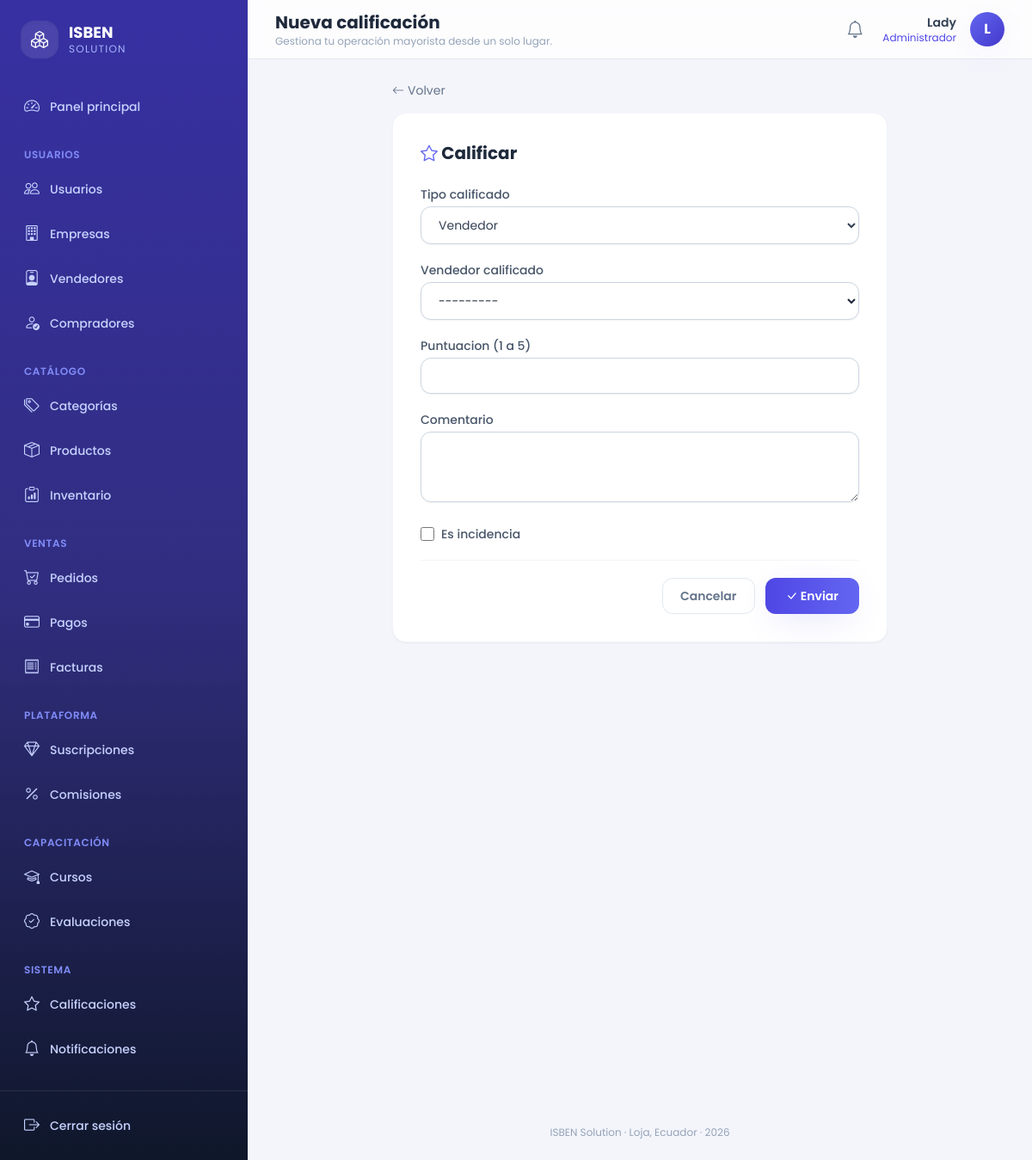
The app's page /calificaciones/crear/ (signed in) with its own data.
### core/models.py (models this page shows, shortened)
class Notificacion(models.Model):
    destinatario  = models.ForeignKey(Usuario, on_delete=models.CASCADE,
                                      related_name='notificaciones')
    tipo          = models.CharField(max_length=20, choices=TIPO_NOTIFICACION)
    titulo        = models.CharField(max_length=200)
    mensaje       = models.TextField()
    leida         = models.BooleanField(default=False)
    fecha_envio   = models.DateTimeField(auto_now_add=True)
    fecha_lectura = models.DateTimeField(null=True, blank=True)
    class Meta:
        ordering = ['-fecha_envio']
        verbose_name = 'Notificación'
        verbose_name_plural = 'Notificaciones'

class Usuario(AbstractUser):
    email    = models.EmailField(unique=True)
    telefono = models.CharField(max_length=20, blank=True)
    rol      = models.CharField(max_length=20, choices=ROL_USUARIO)
    fecha_actualizacion = models.DateTimeField(auto_now=True)
    REQUIRED_FIELDS = ['email', 'rol']
    class Meta:
        verbose_name = 'Usuario'
        verbose_name_plural = 'Usuarios'
    def get_nombre_completo(self):
        return self.get_full_name()

### core/views.py (the view)
# urls.py: path('calificaciones/crear/', views.crear_calificacion, name='crear_calificacion'),
@rol_requerido('comprador', 'administrador')
def crear_calificacion(request):
    form = CalificacionForm(request.POST or None)
    if request.method == 'POST' and form.is_valid():
        calificacion = form.save(commit=False)
        calificacion.autor = request.user
        calificacion.save()
        messages.success(request, "¡Gracias por tu calificación!")
        return redirect('lista_calificaciones')
    return render(request, 'core/calificaciones/crear.html', {'form': form})

### core/forms.py
class CalificacionForm(forms.ModelForm):
    class Meta:
        model = Calificacion
        fields = ['tipo_calificado', 'vendedor_calificado', 'empresa_calificada',
                  'puntuacion', 'comentario', 'es_incidencia']
        widgets = {'comentario': forms.Textarea(attrs={'rows': 3})}

### core/context_processors.py (called while the page is built)
def notificaciones(request):
    if request.user.is_authenticated:
        return {
            'notificaciones_no_leidas_global': request.user.notificaciones.filter(leida=False).count(),
        }
    return {}

### core/models.py (called while the page is built)
    def __str__(self):
        return "%s - RUC: %s" % (self.razon_social, self.ruc)

    def __str__(self):
        return "%s - Identidad: %s (%s)" % (
            self.usuario.get_nombre_completo(),
            self.numero_identidad,
            self.estado_aprobacion
        )

### core/templatetags/form_tags.py (called while the page is built)
@register.filter(name="campo")
def campo(field):
    widget = field.field.widget.__class__.__name__
    css = CHECK_CSS if widget == "CheckboxInput" else INPUT_CSS
    if field.errors:
        css += " border-rose-400 focus:border-rose-500 focus:ring-rose-100"
    return field.as_widget(attrs={"class": css})

### core/templates/core/calificaciones/crear.html (shortened to what this page needs)
{% extends 'core/master.html' %}
{% load form_tags %}
{% block header_title %}Nueva calificación{% endblock %}
{% block content %}
<div class="mx-auto max-w-xl">
  <a href="{% url 'lista_calificaciones' %}" class="mb-4 inline-flex items-center gap-1 text-sm text-slate-500 hover:text-brand-600"><i class="bi bi-arrow-left"></i> Volver</a>
  <div class="rounded-2xl border border-slate-100 bg-white p-6 shadow-sm sm:p-8">
    <h2 class="mb-6 text-xl font-bold text-slate-800"><i class="bi bi-star text-brand-500"></i> Calificar</h2>
    <form method="post" x-data="{ tipo: '{{ form.tipo_calificado.value|default:'vendedor' }}' }">
      <div class="mb-5">
        <label class="mb-1 block text-sm font-medium text-slate-600">{{ form.tipo_calificado.label }}</label>
        <select name="tipo_calificado" x-model="tipo" class="w-full rounded-xl border border-slate-300 bg-white px-4 py-2.5 text-sm shadow-sm focus:border-brand-500 focus:ring-4 focus:ring-brand-100 focus:outline-none">
          {% for value, label in form.fields.tipo_calificado.choices %}
          <option value="{{ value }}">{{ label }}</option>
          {% endfor %}
        </select>
      </div>
      <div x-show="tipo === 'vendedor'" class="mb-5">
        <label class="mb-1 block text-sm font-medium text-slate-600">{{ form.vendedor_calificado.label }}</label>
        {{ form.vendedor_calificado|campo }}
      </div>
      <div class="mb-5">
        <label class="mb-1 block text-sm font-medium text-slate-600">{{ form.puntuacion.label }} (1 a 5)</label>
        {{ form.puntuacion|campo }}
      </div>
      <div class="mb-5">
        <label class="mb-1 block text-sm font-medium text-slate-600">{{ form.comentario.label }}</label>
        {{ form.comentario|campo }}
      </div>
      <div class="mb-5 flex items-center gap-2">
        {{ form.es_incidencia|campo }}
        <label class="text-sm font-medium text-slate-600">{{ form.es_incidencia.label }}</label>
      </div>
      <div class="flex justify-end gap-3 border-t border-slate-100 pt-5">
        <a href="{% url 'lista_calificaciones' %}" class="rounded-xl border border-slate-200 px-5 py-2.5 text-sm font-semibold text-slate-500 transition hover:border-slate-300 hover:bg-slate-50">Cancelar</a>
        <button type="submit" class="rounded-xl bg-gradient-to-r from-brand-600 to-brand-500 px-6 py-2.5 text-sm font-semibold text-white shadow-soft transition active:scale-[0.98] hover:from-brand-700 hover:to-brand-600"><i class="bi bi-check-lg"></i> Enviar</button>
      </div>
    </form>
  </div>
</div>
{% endblock %}

### core/templates/core/master.html (shortened to what this page needs)
{% load static %}
<!DOCTYPE html>
<html lang="es">
<head>
<script src="https://cdn.tailwindcss.com"></script>
<link rel="stylesheet" href="https://cdn.jsdelivr.net/npm/bootstrap-icons@1.11.3/font/bootstrap-icons.min.css">
<link rel="stylesheet" href="{% static 'core/css/estilos.css' %}">
</head>
<body class="font-sans text-slate-700 antialiased" x-data="{ sidebarOpen: false }">
{% if user.is_authenticated %}
<div class="flex min-h-screen">
  <aside
    class="fixed inset-y-0 left-0 z-40 w-72 transform bg-gradient-to-b from-brand-800 via-brand-900 to-slate-900 text-indigo-100 transition-transform duration-300 lg:static lg:translate-x-0"
    :class="sidebarOpen ? 'translate-x-0' : '-translate-x-full'">
    <div class="flex h-full flex-col">
      <div class="flex items-center gap-3 px-6 py-6">
        <div class="flex h-11 w-11 items-center justify-center rounded-2xl bg-white/10 text-xl font-bold text-white shadow-inner">
          <i class="bi bi-boxes"></i>
        </div>
        <div>
          <p class="text-lg font-bold leading-tight text-white">ISBEN</p>
          <p class="text-xs uppercase tracking-widest text-indigo-300">Solution</p>
        </div>
      </div>
      <nav class="mt-2 flex-1 space-y-6 overflow-y-auto px-4 pb-6">
        <div>
          <a href="{% url 'inicio' %}"
             class="group relative flex items-center gap-3 rounded-xl px-3 py-2.5 text-sm font-medium transition {% if request.resolver_match.url_name == 'inicio' %}bg-white/10 text-white shadow-soft{% else %}text-indigo-200 hover:translate-x-0.5 hover:bg-white/5 hover:text-white{% endif %}">
            <i class="bi bi-speedometer2 text-lg"></i> Panel principal
          </a>
        </div>
        {% if user.rol == 'administrador' %}
        <div>
          <p class="px-3 pb-2 text-xs font-semibold uppercase tracking-wider text-indigo-400">Usuarios</p>
          <div class="space-y-1">
            {% include 'core/partials/_nav_link.html' with url_name='lista_usuarios' icon='bi-people' label='Usuarios' %}
            {% include 'core/partials/_nav_link.html' with url_name='lista_empresas' icon='bi-building' label='Empresas' %}
            {% include 'core/partials/_nav_link.html' with url_name='lista_vendedores' icon='bi-person-badge' label='Vendedores' %}
            {% include 'core/partials/_nav_link.html' with url_name='lista_compradores' icon='bi-person-check' label='Compradores' %}
          </div>
        </div>
        {% endif %}
        <div>
          <p class="px-3 pb-2 text-xs font-semibold uppercase tracking-wider text-indigo-400">Catálogo</p>
          <div class="space-y-1">
            {% include 'core/partials/_nav_link.html' with url_name='lista_categorias' icon='bi-tags' label='Categorías' %}
            {% include 'core/partials/_nav_link.html' with url_name='lista_productos' icon='bi-box-seam' label='Productos' %}
            {% if user.rol in 'empresa,administrador' %}
              {% include 'core/partials/_nav_link.html' with url_name='lista_inventario' icon='bi-clipboard-data' label='Inventario' %}
            {% endif %}
          </div>
        </div>
        <div>
          <p class="px-3 pb-2 text-xs font-semibold uppercase tracking-wider text-indigo-400">Ventas</p>
          <div class="space-y-1">
            {% include 'core/partials/_nav_link.html' with url_name='lista_pedidos' icon='bi-cart-check' label='Pedidos' %}
            {% include 'core/partials/_nav_link.html' with url_name='lista_pagos' icon='bi-credit-card' label='Pagos' %}
            {% include 'core/partials/_nav_link.html' with url_name='lista_facturas' icon='bi-receipt' label='Facturas' %}
          </div>
        </div>
        {% if user.rol == 'administrador' or user.rol == 'empresa' %}
        <div>
          <p class="px-3 pb-2 text-xs font-semibold uppercase tracking-wider text-indigo-400">Plataforma</p>
          <div class="space-y-1">
            {% include 'core/partials/_nav_link.html' with url_name='lista_suscripciones' icon='bi-gem' label='Suscripciones' %}
            {% include 'core/partials/_nav_link.html' with url_name='lista_comisiones' icon='bi-percent' label='Comisiones' %}
          </div>
        </div>
        {% endif %}
        <div>
          <p class="px-3 pb-2 text-xs font-semibold uppercase tracking-wider text-indigo-400">Capacitación</p>
          <div class="space-y-1">
            {% include 'core/partials/_nav_link.html' with url_name='lista_cursos' icon='bi-mortarboard' label='Cursos' %}
            {% include 'core/partials/_nav_link.html' with url_name='lista_evaluaciones' icon='bi-patch-check' label='Evaluaciones' %}
          </div>
        </div>
        <div>
          <p class="px-3 pb-2 text-xs font-semibold uppercase tracking-wider text-indigo-400">Sistema</p>
          <div class="space-y-1">
            {% include 'core/partials/_nav_link.html' with url_name='lista_calificaciones' icon='bi-star' label='Calificaciones' %}
            {% include 'core/partials/_nav_link.html' with url_name='lista_notificaciones' icon='bi-bell' label='Notificaciones' %}
          </div>
        </div>
      </nav>
      <div class="border-t border-white/10 p-4">
        <form action="{% url 'logout' %}" method="post">
          <button type="submit" class="flex w-full items-center gap-3 rounded-xl px-3 py-2.5 text-sm font-medium text-indigo-200 transition hover:bg-white/5 hover:text-white">
            <i class="bi bi-box-arrow-right text-lg"></i> Cerrar sesión
          </button>
        </form>
      </div>
    </div>
  </aside>
  <div class="flex min-h-screen flex-1 flex-col lg:pl-0">
    <header class="sticky top-0 z-20 flex items-center justify-between gap-4 border-b border-slate-200 bg-white/80 px-4 py-3 backdrop-blur lg:px-8">
      <div class="flex items-center gap-3">
        <div>
          <h1 class="text-lg font-bold text-slate-800 lg:text-xl">{% block header_title %}{% endblock %}</h1>
          <p class="hidden text-xs text-slate-400 sm:block">{% block header_subtitle %}Gestiona tu operación mayorista desde un solo lugar.{% endblock %}</p>
        </div>
      </div>
      <div class="flex items-center gap-3">
        <a href="{% url 'lista_notificaciones' %}" class="relative grid h-10 w-10 place-items-center rounded-xl text-slate-500 transition hover:bg-slate-100 hover:text-brand-600" title="Notificaciones">
          <i class="bi bi-bell text-xl"></i>
        </a>
        <div class="flex items-center gap-4" x-data="{ open: false }">
          <div class="hidden text-right sm:block">
            <p class="text-sm font-semibold text-slate-700">{{ user.get_full_name|default:user.username }}</p>
            <p class="text-xs capitalize text-brand-600">{{ user.get_rol_display }}</p>
          </div>
          <button @click="open = !open" class="grid h-10 w-10 place-items-center rounded-full bg-gradient-to-br from-brand-500 to-brand-700 font-bold text-white shadow-soft transition hover:shadow-lg">
            {{ user.first_name|slice:":1"|upper|default:user.username|slice:":1"|upper }}
          </button>
        </div>
      </div>
    </header>
    <main class="pagina-contenido flex-1 px-4 py-6 lg:px-8">
      {% block content %}{% endblock %}
    </main>
    <footer class="px-4 py-6 text-center text-xs text-slate-400 lg:px-8">
      ISBEN Solution &middot; Loja, Ecuador &middot; {% now "Y" %}
    </footer>
  </div>
</div>
{% else %}
  {% block auth_content %}{% endblock %}
{% endif %}
</body>
</html>

### core/templates/core/partials/_nav_link.html (shortened to what this page needs)
{% url url_name as nav_url %}
<a href="{{ nav_url }}"
   class="group relative flex items-center gap-3 rounded-xl px-3 py-2.5 text-sm font-medium transition {% if request.resolver_match.url_name == url_name %}bg-white/10 text-white shadow-soft{% else %}text-indigo-200 hover:translate-x-0.5 hover:bg-white/5 hover:text-white{% endif %}">
  <i class="bi {{ icon }} text-lg"></i> {{ label }}
</a>

### core/templates/core/master.html (style rules this page uses)
body { background: #f4f5fb; }
main.pagina-contenido { animation: fadeInUp 0.35s ease-out; }
a, button { -webkit-tap-highlight-color: transparent; }

### records on screen
Notificacion: tipo "Inventario"
Usuario: get_full_name "Lady", rol "Administrador", first_name "L"

### other values on screen
{{ label }} "Usuarios Empresas Vendedores Compradores Categorías Productos Pedidos Pagos Facturas Suscripciones Comisiones Cursos Evaluaciones Calificaciones Notificaciones"
form field tipo_calificado "Vendedor"
